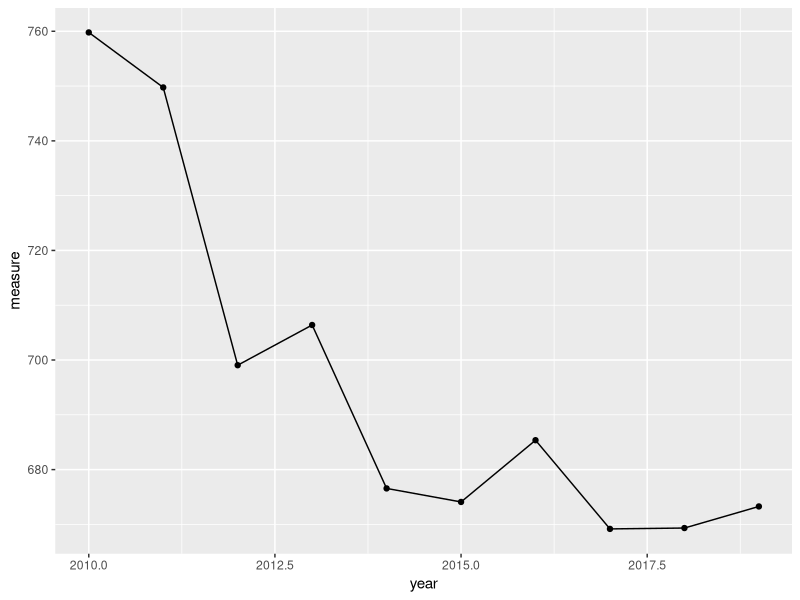
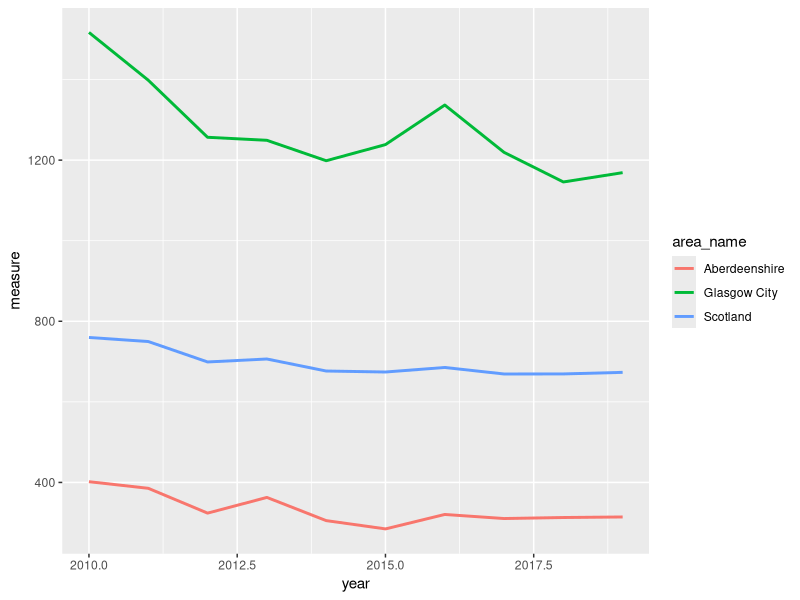
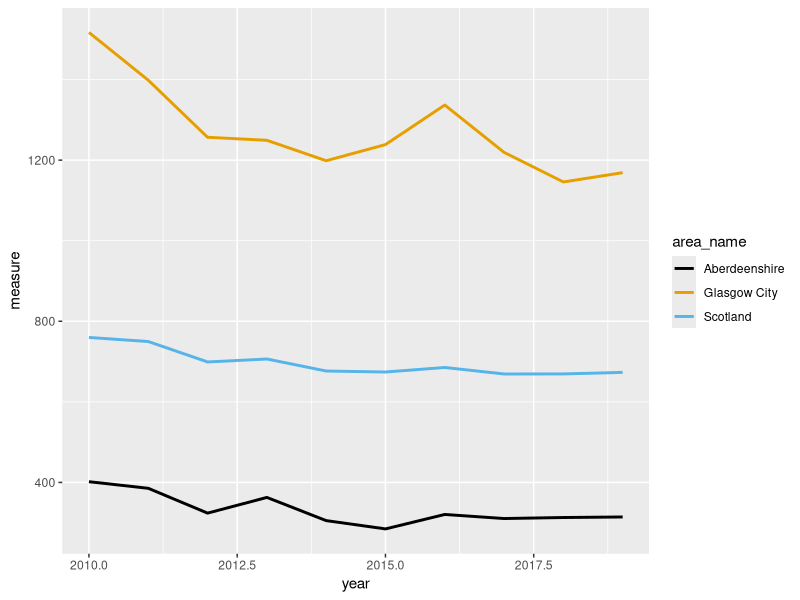
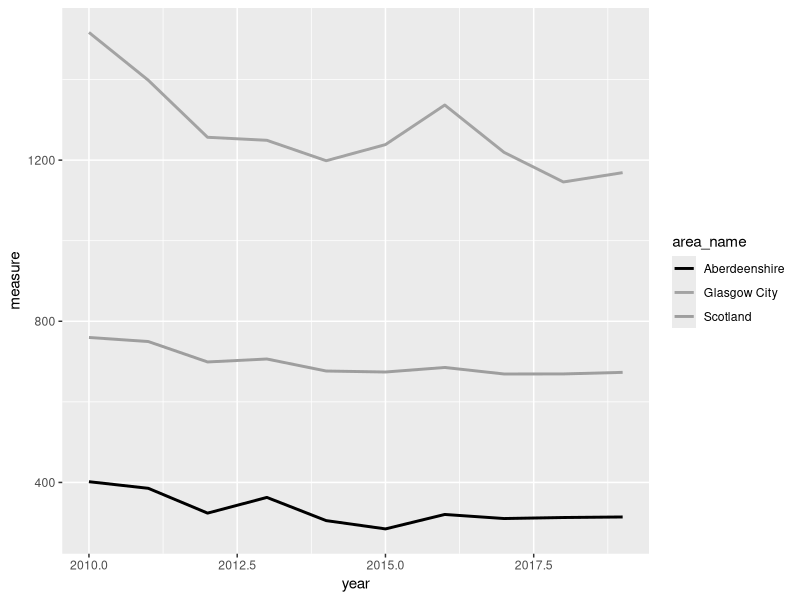
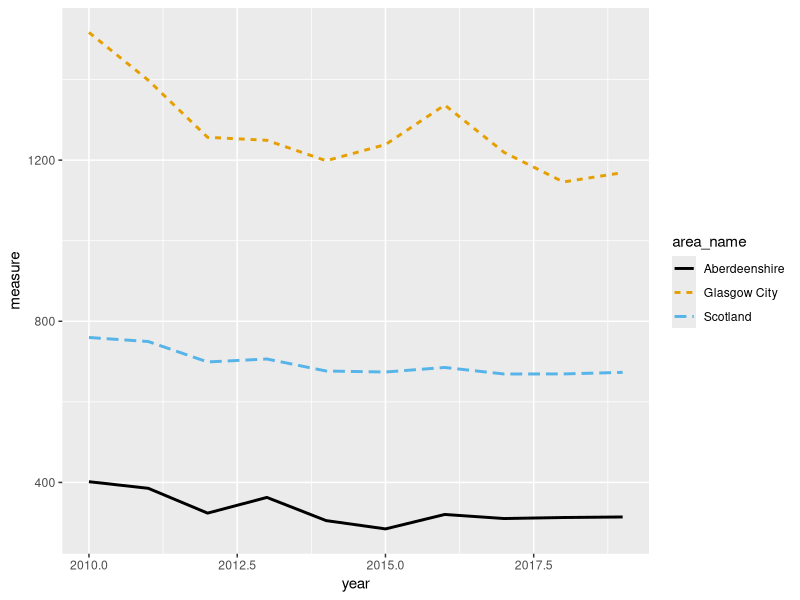
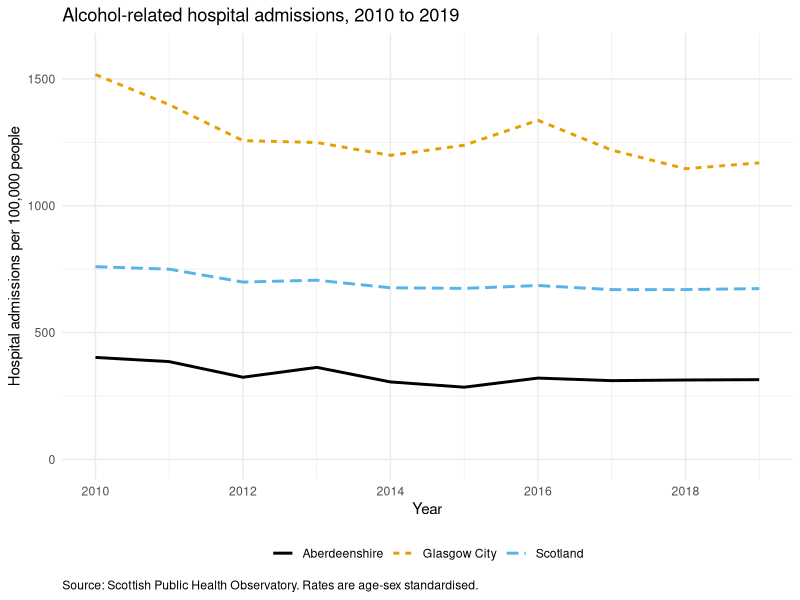
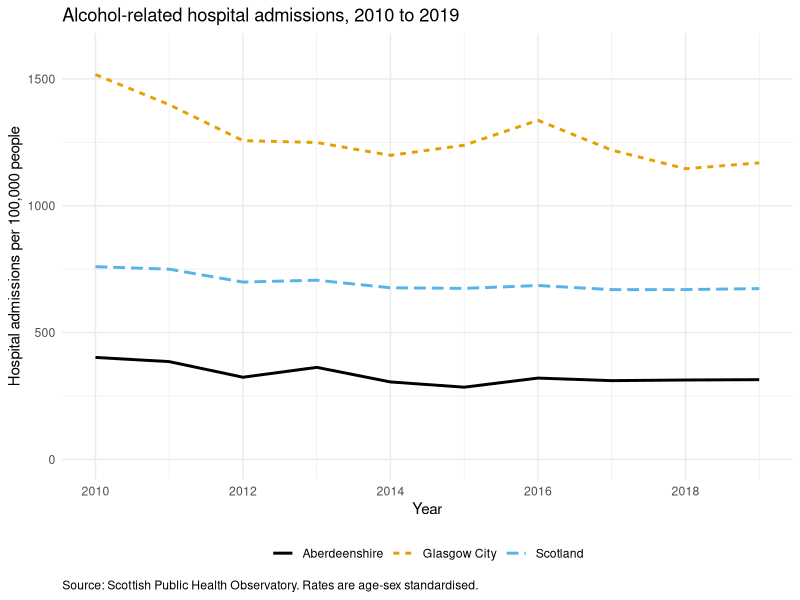
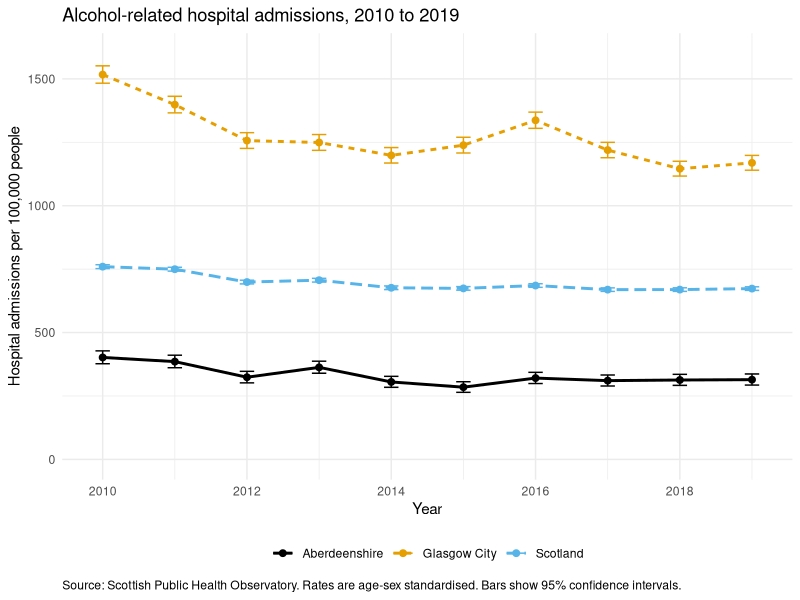

R code for these plots, in order:
## ----Q2, echo=SOLUTIONS, eval=SOLUTIONS---------------------------------------
library(ggplot2)

scotpho <- read.table('data/scotpho_alcohol_admissions.txt', header = TRUE, sep = "\t", stringsAsFactors = TRUE)


## ----Q4, echo=SOLUTIONS, eval=SOLUTIONS, results='hide'-----------------------
str(scotpho)
summary(scotpho)

nrow(scotpho)            # 330

table(scotpho$area_type)
# Council area     Scotland 
#          320           10 

# 33 areas, 10 years each. Every area is complete:
table(scotpho$area_name)
unique(table(scotpho$area_name))   # 10 - so every area has all 10 years

range(scotpho$year)      # 2010 2019

# Why it's worth checking: if an area were missing a year, the line would be
# drawn straight through the gap, joining the points either side of it.
# Nothing would warn you, and the plot would imply data you don't have.


## ----Q5, echo=SOLUTIONS, eval=SOLUTIONS, fig.width=8, fig.height=4.5----------
scot <- scotpho[scotpho$area_name == "Scotland", ]

ggplot(data = scot, aes(x = year, y = measure)) +
  geom_line() +
  geom_point()

# What is wrong with this plot for anyone other than you?
#  - the axes are labelled year and measure, which are column names rather
#    than English
#  - there are no units anywhere, so 673 could be anything
#  - there is no title, so the reader does not know what is being counted
#  - the x axis is broken at 2010, 2012.5, 2015 and 2017.5, and there is no
#    such year as 2012.5
#  - the y axis runs from about 665 to 764 rather than from zero, which
#    exaggerates the decline
#  - there is nothing to say where the data came from
#
# The plot is not wrong. It is just not very useful to anybody who doesn't already
# have the dataset.


## ----Q6, echo=SOLUTIONS, eval=SOLUTIONS, results='hide', fig.width=8, fig.height=4.5----
# a) the three areas in one dataframe
areas <- c("Scotland", "Glasgow City", "Aberdeenshire")

three_areas <- scotpho[scotpho$area_name %in% areas, ]

nrow(three_areas)   # 30 - three areas, ten years each

# b) one geom_line(), three lines, and a legend you didn't have to write
ggplot(data = three_areas, aes(x = year, y = measure, colour = area_name)) +
  geom_line(linewidth = 1)

# Glasgow City is roughly twice the Scottish average and Aberdeenshire is
# roughly half of it. In 2019 the rates were 1169, 673 and 314 admissions per
# 100,000. The national line, on its own, describes almost nobody.


## ----Q7a, echo=SOLUTIONS, eval=SOLUTIONS, results='hide', fig.width=8, fig.height=4.5----
cols <- palette.colors(3, palette = "Okabe-Ito")
cols
# "#000000" "#E69F00" "#56B4E9"   black, orange, sky blue

ggplot(data = three_areas, aes(x = year, y = measure, colour = area_name)) +
  geom_line(linewidth = 1) +
  scale_colour_manual(values = cols)


## ----Q7b, echo=SOLUTIONS, eval=SOLUTIONS, fig.width=8, fig.height=4.5---------
greys <- grey(c(0, 0.64, 0.62))

ggplot(data = three_areas, aes(x = year, y = measure, colour = area_name)) +
  geom_line(linewidth = 1) +
  scale_colour_manual(values = greys)

# The orange and the sky blue are different enough on screen, but in grey they
# come out at 0.64 and 0.62, which is practically the same. Anyone printing
# your poster in black and white can't tell Glasgow from Scotland.


## ----Q7c, echo=SOLUTIONS, eval=SOLUTIONS, fig.width=8, fig.height=4.5---------
ggplot(data = three_areas,
       aes(x = year, y = measure, colour = area_name, linetype = area_name)) +
  geom_line(linewidth = 1) +
  scale_colour_manual(values = cols)

# mapping both colour and linetype to the same variable gives you a single
# legend showing both, which is what you want. Try it with greys instead of
# cols and you'll find the plot still reads perfectly well.


## ----Q8, echo=SOLUTIONS, eval=SOLUTIONS, fig.width=9, fig.height=5------------
ggplot(data = three_areas,
       aes(x = year, y = measure, colour = area_name, linetype = area_name)) +
  geom_line(linewidth = 1) +
  scale_colour_manual(values = cols) +
  scale_x_continuous(breaks = seq(2010, 2019, by = 2)) +
  scale_y_continuous(limits = c(0, 1600)) +
  labs(x = "Year",
       y = "Hospital admissions per 100,000 people",
       title = "Alcohol-related hospital admissions, 2010 to 2019",
       caption = "Source: Scottish Public Health Observatory. Rates are age-sex standardised.",
       colour = NULL, linetype = NULL) +
  theme_minimal() +
  theme(legend.position = "bottom", plot.caption = element_text(hjust = 0))

# plot.caption = element_text(hjust = 0) pushes the source note over to the
# left. ggplot right aligns it by default, which doesn't look quite right.

# Should the y axis start at zero?
# Starting at zero, as here, shows the true relative size of the difference
# between the areas, and Glasgow really is about four times Aberdeenshire.
# Starting at the minimum instead would fill the panel with the year to year
# wiggles and make a fairly modest national decline look dramatic. For a rate
# like this, where zero is meaningful and the comparison between areas is the
# point, starting at zero is the honest choice. For something like average age,
# where zero is nowhere near the data, it wouldn't make much sense. Whichever
# you go for, just be able to say why.


## ----Q9, echo=SOLUTIONS, eval=SOLUTIONS, fig.width=9, fig.height=5------------
# give the plot a name. Nothing is drawn until you ask for it by name
admissions_plot <- ggplot(data = three_areas,
       aes(x = year, y = measure, colour = area_name, linetype = area_name)) +
  geom_line(linewidth = 1) +
  scale_colour_manual(values = cols) +
  scale_x_continuous(breaks = seq(2010, 2019, by = 2)) +
  scale_y_continuous(limits = c(0, 1600)) +
  labs(x = "Year",
       y = "Hospital admissions per 100,000 people",
       title = "Alcohol-related hospital admissions, 2010 to 2019",
       caption = "Source: Scottish Public Health Observatory. Rates are age-sex standardised.",
       colour = NULL, linetype = NULL) +
  theme_minimal() +
  theme(legend.position = "bottom", plot.caption = element_text(hjust = 0))

admissions_plot     # draw it in the plot pane

# pdf: a vector format, so it stays sharp at any size. Sizes are in inches.
ggsave('output/ex6_admissions.pdf', plot = admissions_plot,
       width = 10, height = 5.625, units = "in")

# png: pixels, so the resolution matters. 10 x 5.625 inches at 300 dpi gives
# you a 3000 x 1687 pixel image that will print cleanly.
ggsave('output/ex6_admissions.png', plot = admissions_plot,
       width = 10, height = 5.625, units = "in", dpi = 300)

# Use the pdf for anything going to a printer and the png for anything going
# into a Word document, PowerPoint or a web page. If your poster template asks
# for a particular figure size, set width and height to that size here rather
# than resizing the image afterwards, which is what makes text look squashed
# or fuzzy.

# If you leave out plot = admissions_plot, ggsave() saves the last plot you
# drew. That's usually the one you wanted, but not always, so naming it is
# safer.


## ----Q10, echo=SOLUTIONS, eval=SOLUTIONS, results='hide', fig.width=9, fig.height=5----
# check the y axis limits still fit the intervals
max(three_areas$upper_confidence_interval)
# 1551.45   Glasgow City in 2010, so limits = c(0, 1600) is still fine

admissions_ci_plot <- ggplot(data = three_areas,
       aes(x = year, y = measure, colour = area_name, linetype = area_name)) +
  geom_line(linewidth = 1) +
  geom_errorbar(aes(ymin = lower_confidence_interval,
                    ymax = upper_confidence_interval),
                width = 0.2, linetype = "solid") +
  geom_point(size = 2) +
  scale_colour_manual(values = cols) +
  scale_x_continuous(breaks = seq(2010, 2019, by = 2)) +
  scale_y_continuous(limits = c(0, 1600)) +
  labs(x = "Year",
       y = "Hospital admissions per 100,000 people",
       title = "Alcohol-related hospital admissions, 2010 to 2019",
       caption = "Source: Scottish Public Health Observatory. Rates are age-sex standardised. Bars show 95% confidence intervals.",
       colour = NULL, linetype = NULL) +
  theme_minimal() +
  theme(legend.position = "bottom", plot.caption = element_text(hjust = 0))

admissions_ci_plot     # draw it in the plot pane

# optional. A new file name, so ex6_admissions.png is left alone for Exercise 7
ggsave('output/ex6_admissions_ci.png', plot = admissions_ci_plot,
       width = 10, height = 5.625, units = "in", dpi = 300)

# linetype = "solid" goes outside aes() because it's a fixed value rather than
# something that depends on the data. Without it, the bars for Glasgow City and
# Scotland pick up the dotted and dashed lines from the main aes().

# The Scotland rate is based on the admissions for the whole country, so it's
# estimated much more precisely than the rate for a single council area. Its
# interval is only about 15 admissions per 100,000 wide, compared with roughly
# 45 for Aberdeenshire and 60 for Glasgow City. On a y axis that starts at zero
# all of the intervals look fairly small, which tells you the differences
# between the three areas are much bigger than the uncertainty in any of them.
